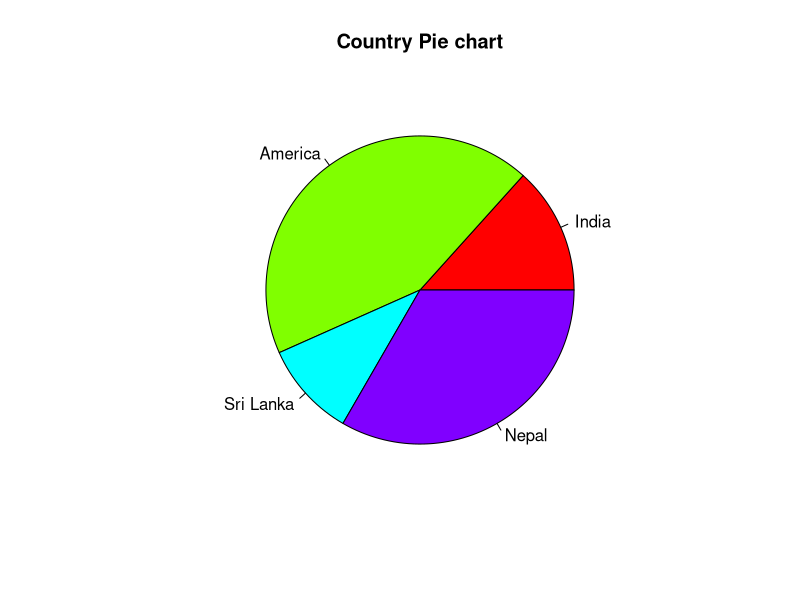

Write the R code that produced this figure.
# Creating data for the graph.  
x <- c(20, 65, 15, 50)  
labels <- c("India", "America", "Sri Lanka", "Nepal")  

# Plotting the chart.  
pie(x,labels,main="Country Pie chart",col=rainbow(length(x)))  
 
